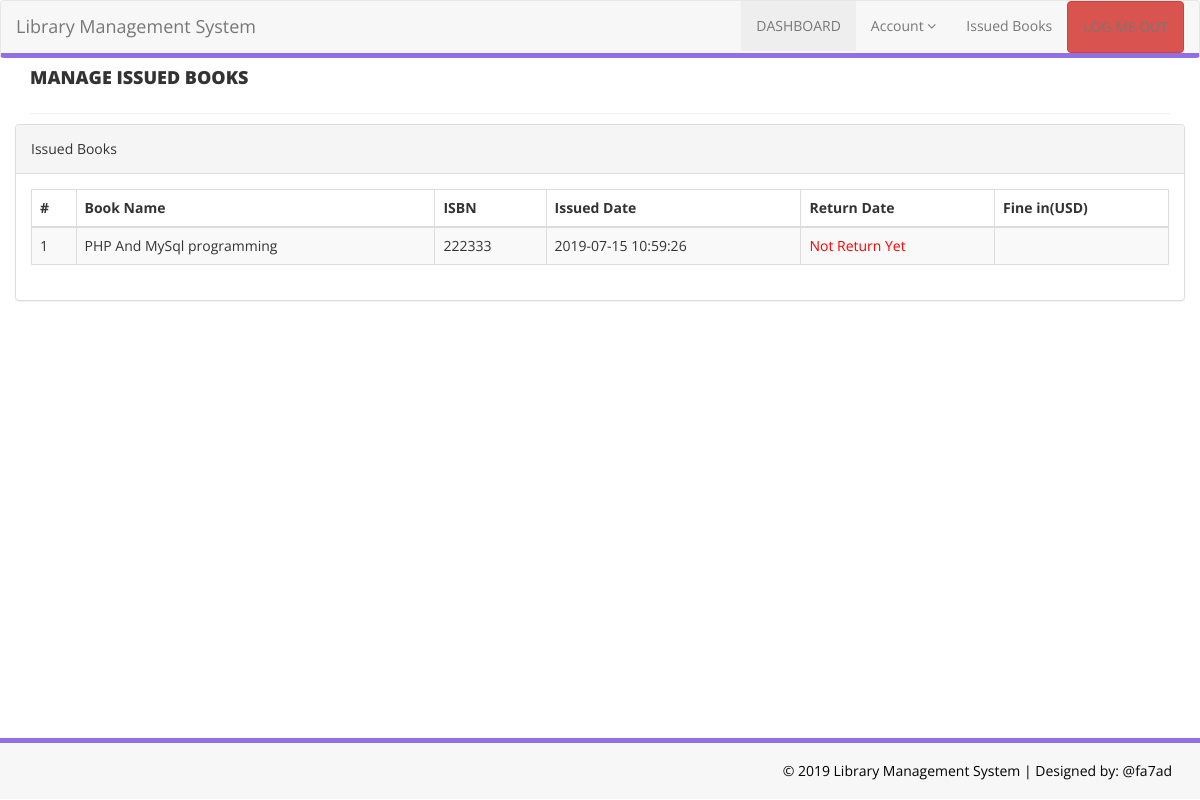
Page /app/src/issued-books.php (signed in) on the committed database.
### tables this page shows
CREATE TABLE `tblissuedbookdetails` (
  `id` int(11) NOT NULL,
  `BookId` int(11) DEFAULT NULL,
  `StudentID` varchar(150) DEFAULT NULL,
  `IssuesDate` timestamp NULL DEFAULT CURRENT_TIMESTAMP,
  `ReturnDate` timestamp NULL DEFAULT NULL ON UPDATE CURRENT_TIMESTAMP,
  `RetrunStatus` int(1) DEFAULT NULL,
  `fine` int(11) DEFAULT NULL
);

CREATE TABLE `tblbooks` (
  `id` int(11) NOT NULL,
  `BookName` varchar(255) DEFAULT NULL,
  `CatId` int(11) DEFAULT NULL,
  `AuthorId` int(11) DEFAULT NULL,
  `ISBNNumber` int(11) DEFAULT NULL,
  `BookPrice` int(11) DEFAULT NULL,
  `RegDate` timestamp NULL DEFAULT CURRENT_TIMESTAMP,
  `UpdationDate` timestamp NULL DEFAULT NULL ON UPDATE CURRENT_TIMESTAMP
);

### app/src/issued-books.php (the view, shortened to what this page needs)
<?php
include('includes/config.php');
if(strlen($_SESSION['login'])==0)
    {
header('location:index.php');
}
else{
    ?>
<!DOCTYPE html>
<html lang="en">
<head>
    <link href="assets/css/bootstrap.css" rel="stylesheet" />
    <link href="assets/css/font-awesome.css" rel="stylesheet" />
    <link href="assets/js/dataTables/dataTables.bootstrap.css" rel="stylesheet" />
    <link href="assets/css/style.css" rel="stylesheet" />
</head>
<body>
<?php include('includes/header.php');?>
    <div class="content-wrapper">
         <div class="container">
        <div class="row pad-botm">
            <div class="col-md-12">
                <h4 class="header-line">Manage Issued Books</h4>
    </div>
            <div class="row">
                <div class="col-md-12">
                    <div class="panel panel-default">
                        <div class="panel-heading">
                          Issued Books
                        </div>
                        <div class="panel-body">
                            <div class="table-responsive">
                                <table class="table table-striped table-bordered table-hover" id="dataTables-example">
                                    <thead>
                                        <tr>
                                            <th>#</th>
                                            <th>Book Name</th>
                                            <th>ISBN </th>
                                            <th>Issued Date</th>
                                            <th>Return Date</th>
                                            <th>Fine in(USD)</th>
                                        </tr>
                                    </thead>
                                    <tbody>
<?php
$sid=$_SESSION['stdid'];
$sql="SELECT tblbooks.BookName,tblbooks.ISBNNumber,tblissuedbookdetails.IssuesDate,tblissuedbookdetails.ReturnDate,tblissuedbookdetails.id as rid,tblissuedbookdetails.fine from  tblissuedbookdetails join tblstudents on tblstudents.StudentId=tblissuedbookdetails.StudentId join tblbooks on tblbooks.id=tblissuedbookdetails.BookId where tblstudents.StudentId=:sid order by tblissuedbookdetails.id desc";
$query = $dbh -> prepare($sql);
$query-> bindParam(':sid', $sid, PDO::PARAM_STR);
$query->execute();
$results=$query->fetchAll(PDO::FETCH_OBJ);
$cnt=1;
if($query->rowCount() > 0)
{
foreach($results as $result)
{               ?>
                                        <tr class="odd gradeX">
                                            <td class="center"><?php echo htmlentities($cnt);?></td>
                                            <td class="center"><?php echo htmlentities($result->BookName);?></td>
                                            <td class="center"><?php echo htmlentities($result->ISBNNumber);?></td>
                                            <td class="center"><?php echo htmlentities($result->IssuesDate);?></td>
                                            <td class="center"><?php if($result->ReturnDate=="")
                                            {?>
                                            <span style="color:red">
                                             <?php   echo htmlentities("Not Return Yet"); ?>
                                                </span>
                                            <?php } else {
                                            echo htmlentities($result->ReturnDate);
                                        }
                                            ?></td>
                                              <td class="center"><?php echo htmlentities($result->fine);?></td>
                                        </tr>
 <?php $cnt=$cnt+1;}} ?>
                                    </tbody>
                                </table>
                            </div>
                        </div>
                    </div>
                </div>
            </div>
    </div>
    </div>
    </div>
  <?php include('includes/footer.php');?>
</body>
</html>
<?php } ?>

### app/src/assets/css/style.css (style rules this page uses)
.content-wrapper { min-height: calc(100vh - 120px); }
.header-line { font-weight: 900; padding-bottom: 25px; border-bottom: 1px solid #eeeeee; text-transform: uppercase; }
.pad-botm { padding-bottom: 30px; }

### rows in the picture
tblissuedbookdetails: BookId.BookName "PHP And MySql programming", BookId.ISBNNumber "222333", IssuesDate "2019-07-15 10:59:26"
